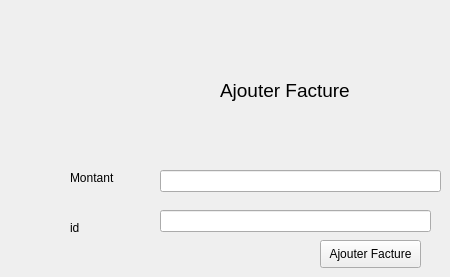
           <widget class="QWidget" name="tabWidgetPage1">
            <attribute name="title">
             <string/>
            </attribute>
            <widget class="QLabel" name="label_ajouter_a">
             <property name="geometry">
              <rect>
               <x>220</x>
               <y>60</y>
               <width>191</width>
               <height>61</height>
              </rect>
             </property>
             <property name="text">
              <string>&lt;html&gt;&lt;head/&gt;&lt;body&gt;&lt;p&gt;&lt;span style=&quot; font-size:14pt;&quot;&gt;Ajouter Facture&lt;/span&gt;&lt;/p&gt;&lt;/body&gt;&lt;/html&gt;</string>
             </property>
            </widget>
            <widget class="QLabel" name="label_mintant_a">
             <property name="geometry">
              <rect>
               <x>70</x>
               <y>170</y>
               <width>56</width>
               <height>16</height>
              </rect>
             </property>
             <property name="text">
              <string>Montant</string>
             </property>
            </widget>
            <widget class="QPushButton" name="pushButton_ajouter_a">
             <property name="geometry">
              <rect>
               <x>320</x>
               <y>240</y>
               <width>101</width>
               <height>28</height>
              </rect>
             </property>
             <property name="text">
              <string>Ajouter Facture</string>
             </property>
            </widget>
            <widget class="QLineEdit" name="lineEdit_montant_a">
             <property name="geometry">
              <rect>
               <x>160</x>
               <y>170</y>
               <width>281</width>
               <height>22</height>
              </rect>
             </property>
             <property name="text">
              <string/>
             </property>
            </widget>
            <widget class="QLineEdit" name="lineEdit_id_a">
             <property name="geometry">
              <rect>
               <x>160</x>
               <y>210</y>
               <width>271</width>
               <height>22</height>
              </rect>
             </property>
            </widget>
            <widget class="QLabel" name="label_id_a">
             <property name="geometry">
              <rect>
               <x>70</x>
               <y>220</y>
               <width>56</width>
               <height>16</height>
              </rect>
             </property>
             <property name="text">
              <string>id</string>
             </property>
            </widget>
           </widget>
